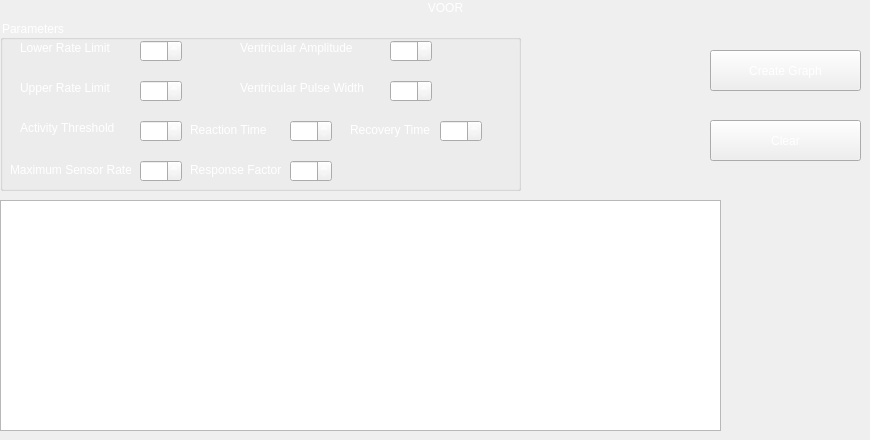
            <widget class="QWidget" name="page_6">
             <widget class="QGroupBox" name="groupBox_6">
              <property name="geometry">
               <rect>
                <x>0</x>
                <y>20</y>
                <width>521</width>
                <height>171</height>
               </rect>
              </property>
              <property name="styleSheet">
               <string notr="true">color: rgb(255, 255, 255);</string>
              </property>
              <property name="title">
               <string>Parameters</string>
              </property>
              <widget class="QLabel" name="label_46">
               <property name="geometry">
                <rect>
                 <x>20</x>
                 <y>100</y>
                 <width>121</width>
                 <height>16</height>
                </rect>
               </property>
               <property name="styleSheet">
                <string notr="true">color: rgb(255, 255, 255);</string>
               </property>
               <property name="text">
                <string>Activity Threshold</string>
               </property>
              </widget>
              <widget class="QSpinBox" name="spinBox_VOOR_VA">
               <property name="geometry">
                <rect>
                 <x>390</x>
                 <y>20</y>
                 <width>42</width>
                 <height>22</height>
                </rect>
               </property>
               <property name="styleSheet">
                <string notr="true">color: rgb(255, 255, 255);</string>
               </property>
              </widget>
              <widget class="QLabel" name="label_47">
               <property name="geometry">
                <rect>
                 <x>240</x>
                 <y>20</y>
                 <width>131</width>
                 <height>16</height>
                </rect>
               </property>
               <property name="styleSheet">
                <string notr="true">color: rgb(255, 255, 255);</string>
               </property>
               <property name="text">
                <string>Ventricular Amplitude</string>
               </property>
              </widget>
              <widget class="QLabel" name="label_48">
               <property name="geometry">
                <rect>
                 <x>20</x>
                 <y>20</y>
                 <width>101</width>
                 <height>16</height>
                </rect>
               </property>
               <property name="styleSheet">
                <string notr="true">color: rgb(255, 255, 255);</string>
               </property>
               <property name="text">
                <string>Lower Rate Limit</string>
               </property>
              </widget>
              <widget class="QLabel" name="label_49">
               <property name="geometry">
                <rect>
                 <x>20</x>
                 <y>60</y>
                 <width>101</width>
                 <height>16</height>
                </rect>
               </property>
               <property name="styleSheet">
                <string notr="true">color: rgb(255, 255, 255);</string>
               </property>
               <property name="text">
                <string>Upper Rate Limit</string>
               </property>
              </widget>
              <widget class="QSpinBox" name="spinBox_VOOR_MSR">
               <property name="geometry">
                <rect>
                 <x>140</x>
                 <y>140</y>
                 <width>42</width>
                 <height>22</height>
                </rect>
               </property>
               <property name="styleSheet">
                <string notr="true">color: rgb(255, 255, 255);</string>
               </property>
              </widget>
              <widget class="QLabel" name="label_50">
               <property name="geometry">
                <rect>
                 <x>240</x>
                 <y>60</y>
                 <width>141</width>
                 <height>16</height>
                </rect>
               </property>
               <property name="styleSheet">
                <string notr="true">color: rgb(255, 255, 255);</string>
               </property>
               <property name="text">
                <string>Ventricular Pulse Width</string>
               </property>
              </widget>
              <widget class="QSpinBox" name="spinBox_VOOR_URL">
               <property name="geometry">
                <rect>
                 <x>140</x>
                 <y>60</y>
                 <width>42</width>
                 <height>22</height>
                </rect>
               </property>
               <property name="styleSheet">
                <string notr="true">color: rgb(255, 255, 255);</string>
               </property>
              </widget>
              <widget class="QLabel" name="label_51">
               <property name="geometry">
                <rect>
                 <x>190</x>
                 <y>140</y>
                 <width>91</width>
                 <height>20</height>
                </rect>
               </property>
               <property name="styleSheet">
                <string notr="true">color: rgb(255, 255, 255);</string>
               </property>
               <property name="text">
                <string>Response Factor</string>
               </property>
              </widget>
              <widget class="QSpinBox" name="spinBox_VOOR_LRL">
               <property name="geometry">
                <rect>
                 <x>140</x>
                 <y>20</y>
                 <width>42</width>
                 <height>22</height>
                </rect>
               </property>
               <property name="styleSheet">
                <string notr="true">color: rgb(255, 255, 255);</string>
               </property>
              </widget>
              <widget class="QSpinBox" name="spinBox_VOOR_AT">
               <property name="geometry">
                <rect>
                 <x>140</x>
                 <y>100</y>
                 <width>42</width>
                 <height>22</height>
                </rect>
               </property>
               <property name="styleSheet">
                <string notr="true">color: rgb(255, 255, 255);</string>
               </property>
              </widget>
              <widget class="QLabel" name="label_52">
               <property name="geometry">
                <rect>
                 <x>190</x>
                 <y>100</y>
                 <width>81</width>
                 <height>20</height>
                </rect>
               </property>
               <property name="styleSheet">
                <string notr="true">color: rgb(255, 255, 255);</string>
               </property>
               <property name="text">
                <string>Reaction Time</string>
               </property>
              </widget>
              <widget class="QSpinBox" name="spinBox_VOOR_VPW">
               <property name="geometry">
                <rect>
                 <x>390</x>
                 <y>60</y>
                 <width>42</width>
                 <height>22</height>
                </rect>
               </property>
               <property name="styleSheet">
                <string notr="true">color: rgb(255, 255, 255);</string>
               </property>
              </widget>
              <widget class="QLabel" name="label_53">
               <property name="geometry">
                <rect>
                 <x>10</x>
                 <y>140</y>
                 <width>121</width>
                 <height>20</height>
                </rect>
               </property>
               <property name="styleSheet">
                <string notr="true">color: rgb(255, 255, 255);</string>
               </property>
               <property name="text">
                <string>Maximum Sensor Rate</string>
               </property>
              </widget>
              <widget class="QSpinBox" name="spinBox_VOOR_React_T">
               <property name="geometry">
                <rect>
                 <x>290</x>
                 <y>100</y>
                 <width>42</width>
                 <height>22</height>
                </rect>
               </property>
              </widget>
              <widget class="QSpinBox" name="spinBox_VOOR_RF">
               <property name="geometry">
                <rect>
                 <x>290</x>
                 <y>140</y>
                 <width>42</width>
                 <height>22</height>
                </rect>
               </property>
              </widget>
              <widget class="QLabel" name="label_9">
               <property name="geometry">
                <rect>
                 <x>350</x>
                 <y>100</y>
                 <width>81</width>
                 <height>20</height>
                </rect>
               </property>
               <property name="text">
                <string>Recovery Time </string>
               </property>
              </widget>
              <widget class="QSpinBox" name="spinBox_VOOR_Rec_T">
               <property name="geometry">
                <rect>
                 <x>440</x>
                 <y>100</y>
                 <width>42</width>
                 <height>22</height>
                </rect>
               </property>
              </widget>
             </widget>
             <widget class="QGraphicsView" name="graphicsView_6">
              <property name="geometry">
               <rect>
                <x>0</x>
                <y>200</y>
                <width>721</width>
                <height>231</height>
               </rect>
              </property>
             </widget>
             <widget class="QPushButton" name="pushButton_11">
              <property name="geometry">
               <rect>
                <x>710</x>
                <y>50</y>
                <width>151</width>
                <height>41</height>
               </rect>
              </property>
              <property name="styleSheet">
               <string notr="true">font: 75 14pt &quot;MS Shell Dlg 2&quot;;
color: rgb(255, 255, 255);</string>
              </property>
              <property name="text">
               <string>Create Graph</string>
              </property>
             </widget>
             <widget class="QPushButton" name="pushButton_12">
              <property name="geometry">
               <rect>
                <x>710</x>
                <y>120</y>
                <width>151</width>
                <height>41</height>
               </rect>
              </property>
              <property name="styleSheet">
               <string notr="true">font: 75 14pt &quot;MS Shell Dlg 2&quot;;
color: rgb(255, 255, 255);</string>
              </property>
              <property name="text">
               <string>Clear</string>
              </property>
             </widget>
             <widget class="QLabel" name="label_62">
              <property name="geometry">
               <rect>
                <x>410</x>
                <y>0</y>
                <width>71</width>
                <height>16</height>
               </rect>
              </property>
              <property name="styleSheet">
               <string notr="true">color: rgb(255, 255, 255);
font: 75 14pt &quot;MS Shell Dlg 2&quot;;</string>
              </property>
              <property name="text">
               <string>VOOR</string>
              </property>
              <property name="alignment">
               <set>Qt::AlignCenter</set>
              </property>
             </widget>
            </widget>
